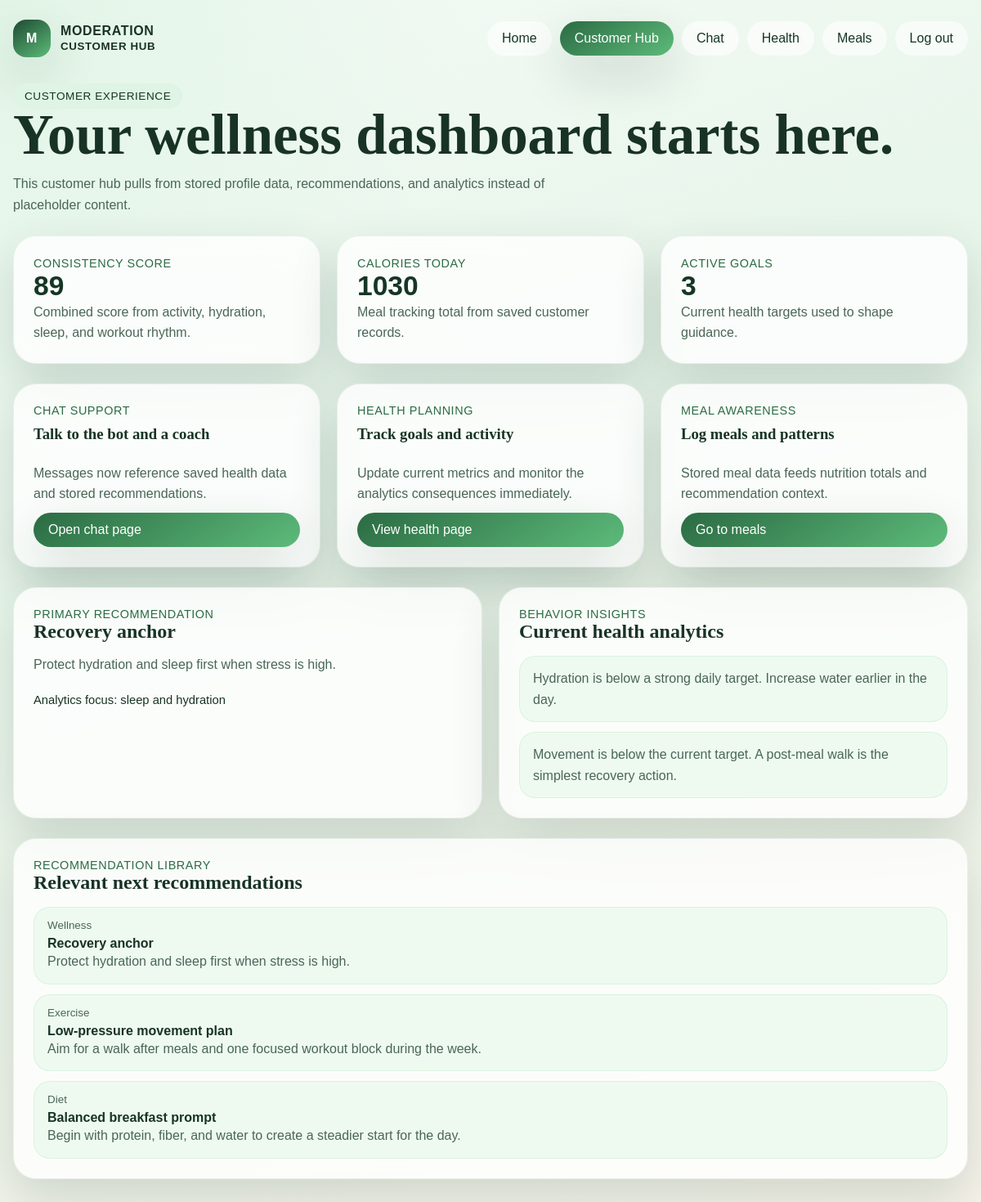
Screenshot of /customer/ (signed in) with the database file from the repository.
### core/models.py (models this page shows)
class Recommendation(models.Model):
	class Categories(models.TextChoices):
		DIET = "Diet", "Diet"
		EXERCISE = "Exercise", "Exercise"
		WELLNESS = "Wellness", "Wellness"
	title = models.CharField(max_length=255)
	category = models.CharField(max_length=20, choices=Categories.choices)
	guidance = models.TextField()
	analytics_focus = models.CharField(max_length=255, blank=True)
	created_by = models.ForeignKey(User, on_delete=models.SET_NULL, null=True, blank=True, related_name="created_recommendations")
	created_at = models.DateTimeField(auto_now_add=True)
	class Meta:
		ordering = ["-created_at"]

### core/views.py (the view)
# urls.py: path("customer/", views.customer_dashboard, name="customer_dashboard"),
@customer_required
def customer_dashboard(request):
	analytics = customer_analytics(request.user)
	recommendations = relevant_recommendations(request.user)
	return render(
		request,
		"core/customer_dashboard.html",
		{
			"analytics": analytics,
			"recommendations": recommendations,
			"active_page": "customer",
		},
	)

### core/services.py (called while the page is built)
def preferred_recommendation_category(user):
    profile = user.health_profile
    if float(profile.sleep_hours) < 7 or profile.water_oz < 64:
        return Recommendation.Categories.WELLNESS
    if profile.steps < 8000 or profile.workouts_per_week < 3:
        return Recommendation.Categories.EXERCISE
    return Recommendation.Categories.DIET

def relevant_recommendations(user, limit=3):
    preferred = preferred_recommendation_category(user)
    primary = list(Recommendation.objects.filter(category=preferred)[:limit])
    if len(primary) < limit:
        remaining = Recommendation.objects.exclude(id__in=[item.id for item in primary])[: limit - len(primary)]
        primary.extend(list(remaining))
    return primary

### core/views.py (called while the page is built)
def customer_required(view_func):
	@wraps(view_func)
	@login_required
	def wrapped(request, *args, **kwargs):
		if request.user.role != User.Roles.CUSTOMER:
			return redirect("employee_dashboard")
		return view_func(request, *args, **kwargs)
	return wrapped

### templates/core/customer_dashboard.html (shortened to what this page needs)
{% extends 'core/base.html' %}
{% block brand_subtitle %}Customer Hub{% endblock %}
{% block content %}
<section class="page-header">
  <span class="eyebrow">Customer experience</span>
  <h1>Your wellness dashboard starts here.</h1>
  <p>
    This customer hub pulls from stored profile data, recommendations, and analytics instead of placeholder content.
  </p>
</section>
<section class="stats-grid">
  <article class="stat">
    <span class="stat-label">Consistency score</span>
    <strong>{{ analytics.consistency_score }}</strong>
    <p>Combined score from activity, hydration, sleep, and workout rhythm.</p>
  </article>
  <article class="stat">
    <span class="stat-label">Calories today</span>
    <strong>{{ analytics.total_calories }}</strong>
    <p>Meal tracking total from saved customer records.</p>
  </article>
  <article class="stat">
    <span class="stat-label">Active goals</span>
    <strong>{{ analytics.goal_count }}</strong>
    <p>Current health targets used to shape guidance.</p>
  </article>
</section>
<section class="grid-3" style="margin-top: 24px;">
  <article class="feature-card">
    <span>Chat support</span>
    <h3>Talk to the bot and a coach</h3>
    <p>Messages now reference saved health data and stored recommendations.</p>
    <a class="button" href="{% url 'chat' %}">Open chat page</a>
  </article>
  <article class="feature-card">
    <span>Health planning</span>
    <h3>Track goals and activity</h3>
    <p>Update current metrics and monitor the analytics consequences immediately.</p>
    <a class="button" href="{% url 'health' %}">View health page</a>
  </article>
  <article class="feature-card">
    <span>Meal awareness</span>
    <h3>Log meals and patterns</h3>
    <p>Stored meal data feeds nutrition totals and recommendation context.</p>
    <a class="button" href="{% url 'meals' %}">Go to meals</a>
  </article>
</section>
<section class="grid-2" style="margin-top: 24px;">
  <article class="panel">
    <div class="kicker">Primary recommendation</div>
    <h2>{{ analytics.primary_recommendation.title }}</h2>
    <p>{{ analytics.primary_recommendation.guidance }}</p>
    <div class="footer-note">Analytics focus: {{ analytics.primary_recommendation.analytics_focus }}</div>
  </article>
  <article class="panel">
    <div class="kicker">Behavior insights</div>
    <h2>Current health analytics</h2>
    <div class="list-stack">
      {% for insight in analytics.insights %}
        <article class="list-item"><p>{{ insight }}</p></article>
      {% endfor %}
    </div>
  </article>
</section>
<section class="panel" style="margin-top: 24px;">
  <div class="kicker">Recommendation library</div>
  <h2>Relevant next recommendations</h2>
  <div class="list-stack">
    {% for recommendation in recommendations %}
      <article class="list-item">
        <small>{{ recommendation.category }}</small>
        <strong>{{ recommendation.title }}</strong>
        <p>{{ recommendation.guidance }}</p>
      </article>
    {% endfor %}
  </div>
</section>
{% endblock %}

### static/css/styles.css (style rules this page uses)
:root { --forest-950: #0f2a1f; --forest-900: #163625; --forest-800: #1e4a31; --forest-700: #2b6b43; --forest-500: #5dbb7a; --mint-100: #dff4e5; --mint-50: #eefaf0; --sand-50: #f8f4ea; --text-900: #183325; --text-700: #4a6658; --white: #ffffff; --shadow: 0 24px 60px rgba(18, 52, 35, 0.16); --radius-lg: 28px; --radius-md: 18px; }
* { box-sizing: border-box; }
body { margin: 0; font-family: "Trebuchet MS", "Gill Sans", sans-serif; color: var(--text-900); background: radial-gradient(circle at top left, rgba(223, 244, 229, 0.9), transparent 30%), linear-gradient(160deg, #f4fbf5 0%, #e7f5ea 38%, #f7f4ea 100%); min-height: 100vh; }
a { color: inherit; text-decoration: none; }
.nav a, .button, button { border: 0; cursor: pointer; border-radius: 999px; padding: 12px 18px; font: inherit; transition: transform 180ms ease, box-shadow 180ms ease, background 180ms ease; }
.button, button, .nav a.active, .static-button { background: linear-gradient(145deg, var(--forest-700), var(--forest-500)); color: var(--white); box-shadow: var(--shadow); }
.hero, .panel, .stat, .message-column, .feature-card, .notice { background: rgba(255, 255, 255, 0.78); backdrop-filter: blur(16px); border: 1px solid rgba(30, 74, 49, 0.08); box-shadow: var(--shadow); }
.eyebrow { display: inline-block; padding: 8px 14px; border-radius: 999px; background: var(--mint-100); color: var(--forest-900); font-size: 0.85rem; letter-spacing: 0.04em; text-transform: uppercase; }
h1, h2, h3 { font-family: Georgia, "Times New Roman", serif; margin: 0 0 14px; }
h1 { font-size: clamp(2.5rem, 6vw, 4.3rem); line-height: 0.95; }
p { margin: 0; color: var(--text-700); line-height: 1.6; }
.grid-2, .grid-3, .stats-grid, .chat-grid { display: grid; gap: 20px; }
.grid-2 { grid-template-columns: repeat(2, minmax(0, 1fr)); }
.grid-3, .stats-grid { grid-template-columns: repeat(3, minmax(0, 1fr)); }
.panel, .feature-card, .message-column, .stat, .notice { border-radius: var(--radius-lg); padding: 24px; }
.feature-card { display: grid; gap: 10px; }
.feature-card span, .stat-label, .kicker { color: var(--forest-700); font-size: 0.9rem; letter-spacing: 0.04em; text-transform: uppercase; }
.stat strong { display: block; font-size: 2.1rem; color: var(--forest-900); }
.message-stream, .list-stack { display: grid; gap: 12px; margin-top: 16px; }
.message-bubble, .list-item { border-radius: 20px; padding: 14px 16px; background: var(--mint-50); border: 1px solid rgba(93, 187, 122, 0.14); }
.message-meta, .list-item small { display: block; color: var(--text-700); font-size: 0.84rem; margin-bottom: 6px; }
.page-header { margin-bottom: 24px; }
.page-header p { max-width: 720px; }
.footer-note { margin-top: 22px; font-size: 0.92rem; }

### rows the page displays
Recommendation: primary_recommendation "Recovery anchor", primary_recommendation.guidance "Protect hydration and sleep first when stress is high.", primary_recommendation.analytics_focus "sleep and hydration", category "Wellness", title "Recovery anchor", guidance "Protect hydration and sleep first when stress is high."
Recommendation: category "Exercise", title "Low-pressure movement plan", guidance "Aim for a walk after meals and one focused workout block during the week."
Recommendation: category "Diet", title "Balanced breakfast prompt", guidance "Begin with protein, fiber, and water to create a steadier start for the day."

### other values shown
{{ analytics.consistency_score }} "89"
{{ analytics.total_calories }} "1030"
{{ analytics.goal_count }} "3"
{{ insight }} "Hydration is below a strong daily target. Increase water earlier in the day." "Movement is below the current target. A post-meal walk is the simplest recovery action."
